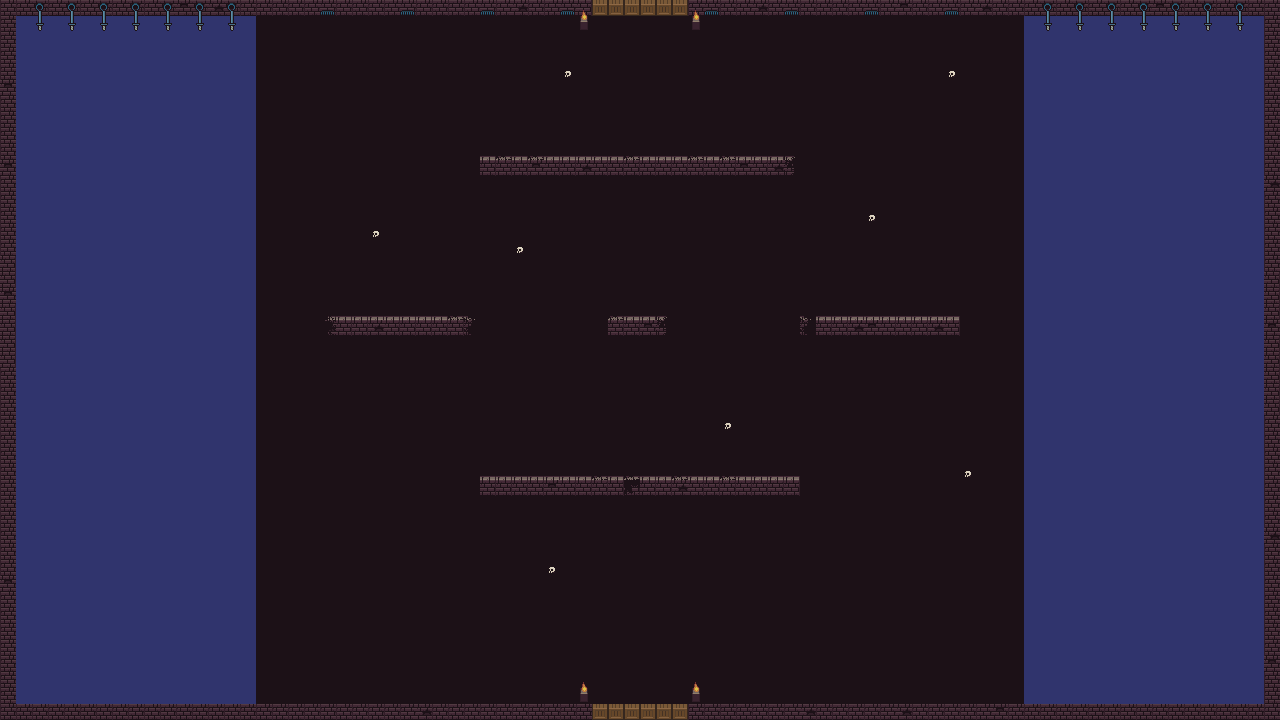

This game map was drawn from its Tiled (.tmx) file and the tilesets committed beside it. A one-line description and the trimmed map source follow:
An orthogonal 80x45 tile map with 16x16 px tiles, 4 tile layers (Background Layer, Wall Layer, TopCosmetics, PipeLayer), 3 tilesets and 15 objects (13x wall, 2x door).

<map version="1.5" tiledversion="1.7.0" orientation="orthogonal" renderorder="right-down" compressionlevel="0" width="80" height="45" tilewidth="16" tileheight="16" infinite="0" nextlayerid="12" nextobjectid="76">
 <tileset firstgid="1" name="Wall" tilewidth="16" tileheight="16" tilecount="1020" columns="20">
  <image source="Wall.png" width="320" height="816" />
 </tileset>
 <tileset firstgid="1021" name="Floor" tilewidth="16" tileheight="16" tilecount="819" columns="21">
  <image source="Floor.png" width="336" height="624" />
 </tileset>
 <tileset firstgid="1840" name="DungeonSet" tilewidth="16" tileheight="16" tilecount="256" columns="16">
  <image source="0x72_16x16DungeonTileset.v3.png" width="256" height="256" />
 </tileset>
 <layer id="7" name="Background Layer" width="80" height="45">
  <data>[3600 cells, 3600 non-empty, 1 distinct tile ids]</data>
 </layer>
 <layer id="9" name="Wall Layer" width="80" height="45">
  <data>[3600 cells, 1583 non-empty, 8 distinct tile ids]</data>
 </layer>
 <layer id="10" name="TopCosmetics" width="80" height="45">
  <data>[3600 cells, 140 non-empty, 9 distinct tile ids]</data>
 </layer>
 <layer id="11" name="PipeLayer" width="80" height="45">
  <data>[3600 cells, 36 non-empty, 3 distinct tile ids]</data>
 </layer>
 <objectgroup id="2" name="Object Layer 1">
  <object id="12" type="wall" x="0" y="0" width="256" height="720" />
  <object id="64" type="wall" x="256" y="0" width="336" height="16" />
  <object id="65" type="wall" x="688" y="0" width="336" height="16" />
  <object id="66" type="wall" x="688" y="704" width="336" height="16" />
  <object id="67" type="wall" x="256" y="704" width="336" height="16" />
  <object id="68" type="wall" x="336" y="320" width="128" height="16" />
  <object id="69" type="wall" x="608" y="320" width="64" height="16" />
  <object id="70" type="wall" x="480" y="160" width="304" height="16" />
  <object id="71" type="wall" x="800" y="320" width="160" height="16" />
  <object id="72" type="wall" x="640" y="480" width="160" height="16" />
  <object id="73" type="wall" x="480" y="480" width="144" height="16" />
  <object id="74" type="door" x="592" y="704" width="96" height="16">
   <properties>
    <property name="side" value="bottom" />
   </properties>
  </object>
  <object id="75" type="door" x="592" y="0" width="96" height="16">
   <properties>
    <property name="side" value="top" />
   </properties>
  </object>
  <object id="25" type="wall" x="1024" y="0" width="256" height="720" />
  <object id="52" type="wall" x="1120" y="48" width="112" height="48" />
 </objectgroup>
</map>
